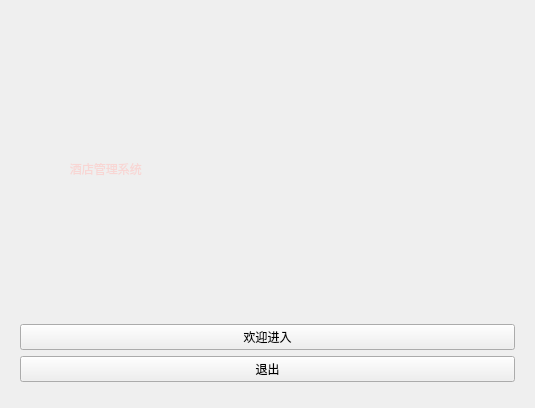
<?xml version="1.0" encoding="UTF-8"?>
<ui version="4.0">
 <class>Widget</class>
 <widget class="QWidget" name="Widget">
  <property name="geometry">
   <rect>
    <x>0</x>
    <y>0</y>
    <width>535</width>
    <height>408</height>
   </rect>
  </property>
  <property name="windowTitle">
   <string>Widget</string>
  </property>
  <property name="styleSheet">
   <string notr="true">background-image: url(:/build/dd16082007a725dd5f2fe00fbe465c7.jpg);</string>
  </property>
  <layout class="QGridLayout" name="gridLayout">
   <item row="1" column="0">
    <widget class="Line" name="line_2">
     <property name="orientation">
      <enum>Qt::Vertical</enum>
     </property>
    </widget>
   </item>
   <item row="0" column="0">
    <widget class="QStackedWidget" name="stackedWidget">
     <property name="currentIndex">
      <number>0</number>
     </property>
     <widget class="QWidget" name="welcome">
      <layout class="QVBoxLayout" name="verticalLayout">
       <item>
        <widget class="QLabel" name="label">
         <property name="styleSheet">
          <string notr="true">font: 26pt &quot;微软雅黑&quot;;
color: rgb(248, 214, 212);</string>
         </property>
         <property name="text">
          <string>               酒店管理系统</string>
         </property>
        </widget>
       </item>
       <item>
        <widget class="QPushButton" name="into">
         <property name="styleSheet">
          <string notr="true">font: 22pt &quot;微软雅黑&quot;;</string>
         </property>
         <property name="text">
          <string>欢迎进入</string>
         </property>
        </widget>
       </item>
       <item>
        <widget class="QPushButton" name="quit">
         <property name="styleSheet">
          <string notr="true">font: 22pt &quot;微软雅黑&quot;;</string>
         </property>
         <property name="text">
          <string>退出</string>
         </property>
        </widget>
       </item>
      </layout>
     </widget>
     <widget class="QWidget" name="see">
      <layout class="QHBoxLayout" name="horizontalLayout" stretch="8,1">
       <item>
        <widget class="QTableWidget" name="see1"/>
       </item>
       <item>
        <layout class="QVBoxLayout" name="verticalLayout_2">
         <item>
          <widget class="QPushButton" name="pushButton">
           <property name="styleSheet">
            <string notr="true">font: 16pt &quot;Microsoft YaHei UI&quot;;</string>
           </property>
           <property name="text">
            <string>修改客房状态</string>
           </property>
          </widget>
         </item>
         <item>
          <widget class="QPushButton" name="pushButton_2">
           <property name="styleSheet">
            <string notr="true">font: 16pt &quot;微软雅黑&quot;;</string>
           </property>
           <property name="text">
            <string>删除客房信息</string>
           </property>
          </widget>
         </item>
         <item>
          <widget class="QPushButton" name="add">
           <property name="styleSheet">
            <string notr="true">font: 16pt &quot;微软雅黑&quot;;</string>
           </property>
           <property name="text">
            <string>添加客房信息</string>
           </property>
          </widget>
         </item>
         <item>
          <widget class="QPushButton" name="save">
           <property name="styleSheet">
            <string notr="true">font: 16pt &quot;Microsoft YaHei UI&quot;;</string>
           </property>
           <property name="text">
            <string>保存修改</string>
           </property>
          </widget>
         </item>
         <item>
          <widget class="QPushButton" name="pushButton_3">
           <property name="styleSheet">
            <string notr="true">font: 16pt &quot;微软雅黑&quot;;</string>
           </property>
           <property name="text">
            <string>退出</string>
           </property>
          </widget>
         </item>
        </layout>
       </item>
      </layout>
     </widget>
    </widget>
   </item>
  </layout>
 </widget>
 <resources/>
 <connections/>
</ui>
